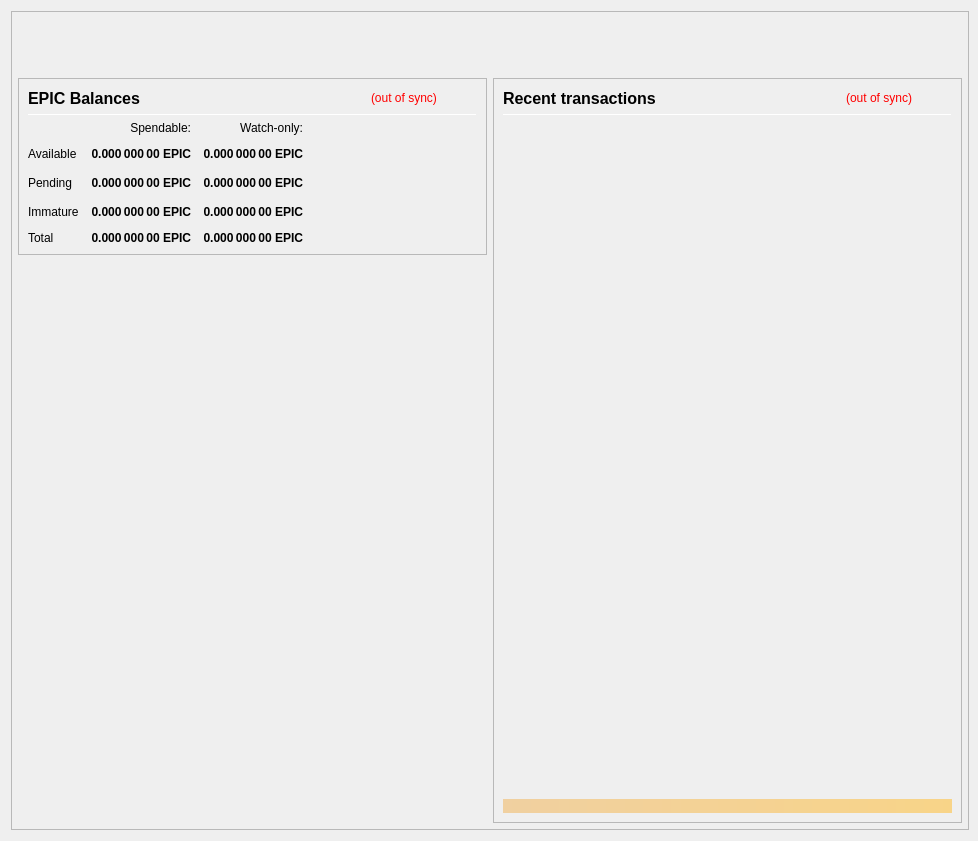
<?xml version="1.0" encoding="UTF-8"?>
<ui version="4.0">
 <class>OverviewPage</class>
 <widget class="QWidget" name="OverviewPage">
  <property name="geometry">
   <rect>
    <x>0</x>
    <y>0</y>
    <width>978</width>
    <height>841</height>
   </rect>
  </property>
  <property name="minimumSize">
   <size>
    <width>960</width>
    <height>682</height>
   </size>
  </property>
  <property name="font">
   <font>
    <weight>50</weight>
    <bold>false</bold>
   </font>
  </property>
  <property name="windowTitle">
   <string>Form</string>
  </property>
  <layout class="QVBoxLayout" name="topLayout" stretch="0">
   <property name="rightMargin">
    <number>9</number>
   </property>
   <item>
    <widget class="QFrame" name="frame_BG">
     <property name="minimumSize">
      <size>
       <width>850</width>
       <height>610</height>
      </size>
     </property>
     <property name="maximumSize">
      <size>
       <width>16777215</width>
       <height>16777215</height>
      </size>
     </property>
     <property name="frameShape">
      <enum>QFrame::StyledPanel</enum>
     </property>
     <property name="frameShadow">
      <enum>QFrame::Raised</enum>
     </property>
     <layout class="QVBoxLayout" name="verticalLayout_3" stretch="0">
      <property name="leftMargin">
       <number>0</number>
      </property>
      <property name="topMargin">
       <number>0</number>
      </property>
      <property name="rightMargin">
       <number>0</number>
      </property>
      <property name="bottomMargin">
       <number>6</number>
      </property>
      <item>
       <layout class="QVBoxLayout" name="verticalLayout_Master" stretch="0,1">
        <property name="leftMargin">
         <number>0</number>
        </property>
        <property name="topMargin">
         <number>0</number>
        </property>
        <property name="rightMargin">
         <number>0</number>
        </property>
        <property name="bottomMargin">
         <number>0</number>
        </property>
        <item>
         <widget class="QFrame" name="frame_Header">
          <layout class="QVBoxLayout" name="verticalLayout_Header" stretch="0">
           <property name="leftMargin">
            <number>0</number>
           </property>
           <property name="topMargin">
            <number>0</number>
           </property>
           <property name="rightMargin">
            <number>0</number>
           </property>
           <property name="bottomMargin">
            <number>0</number>
           </property>
           <item>
            <layout class="QHBoxLayout" name="horizontalLayout_Header" stretch="1,0">
             <property name="spacing">
              <number>6</number>
             </property>
             <item>
              <spacer name="horizontalSpacer_Header">
               <property name="orientation">
                <enum>Qt::Horizontal</enum>
               </property>
               <property name="sizeHint" stdset="0">
                <size>
                 <width>40</width>
                 <height>20</height>
                </size>
               </property>
              </spacer>
             </item>
             <item>
              <widget class="QLabel" name="labelOverviewHeaderRight">
               <property name="minimumSize">
                <size>
                 <width>464</width>
                 <height>60</height>
                </size>
               </property>
               <property name="maximumSize">
                <size>
                 <width>16777215</width>
                 <height>60</height>
                </size>
               </property>
               <property name="font">
                <font>
                 <pointsize>14</pointsize>
                </font>
               </property>
               <property name="text">
                <string/>
               </property>
               <property name="alignment">
                <set>Qt::AlignRight|Qt::AlignTrailing|Qt::AlignVCenter</set>
               </property>
              </widget>
             </item>
            </layout>
           </item>
          </layout>
         </widget>
        </item>
        <item>
         <widget class="QFrame" name="frame_Content">
          <layout class="QVBoxLayout" name="verticalLayout_Content">
           <property name="leftMargin">
            <number>6</number>
           </property>
           <property name="topMargin">
            <number>0</number>
           </property>
           <property name="rightMargin">
            <number>6</number>
           </property>
           <property name="bottomMargin">
            <number>0</number>
           </property>
           <item>
            <layout class="QHBoxLayout" name="horizontalLayout_Content" stretch="1,1">
             <property name="spacing">
              <number>6</number>
             </property>
             <item>
              <layout class="QVBoxLayout" name="verticalLayout_left" stretch="0,0">
               <item>
                <widget class="QFrame" name="frameBalances">
                 <property name="frameShape">
                  <enum>QFrame::StyledPanel</enum>
                 </property>
                 <property name="frameShadow">
                  <enum>QFrame::Raised</enum>
                 </property>
                 <layout class="QVBoxLayout" name="verticalLayout_4">
                  <item>
                   <layout class="QHBoxLayout" name="hlBalancesHeader" stretch="2,0,0">
                    <property name="spacing">
                     <number>6</number>
                    </property>
                    <item>
                     <widget class="QLabel" name="labelBalances">
                      <property name="minimumSize">
                       <size>
                        <width>0</width>
                        <height>0</height>
                       </size>
                      </property>
                      <property name="font">
                       <font>
                        <pointsize>12</pointsize>
                        <weight>75</weight>
                        <bold>true</bold>
                       </font>
                      </property>
                      <property name="text">
                       <string>EPIC Balances</string>
                      </property>
                     </widget>
                    </item>
                    <item>
                     <widget class="QLabel" name="labelWalletStatus">
                      <property name="cursor">
                       <cursorShape>WhatsThisCursor</cursorShape>
                      </property>
                      <property name="toolTip">
                       <string>The displayed information may be out of date. Your wallet automatically synchronizes with the Epic network after a connection is established, but this process has not completed yet.</string>
                      </property>
                      <property name="styleSheet">
                       <string notr="true">QLabel { color: red; }</string>
                      </property>
                      <property name="text">
                       <string notr="true">(out of sync)</string>
                      </property>
                      <property name="alignment">
                       <set>Qt::AlignLeading|Qt::AlignLeft|Qt::AlignVCenter</set>
                      </property>
                     </widget>
                    </item>
                    <item>
                     <spacer name="hsBalancesHeader">
                      <property name="orientation">
                       <enum>Qt::Horizontal</enum>
                      </property>
                      <property name="sizeHint" stdset="0">
                       <size>
                        <width>40</width>
                        <height>20</height>
                       </size>
                      </property>
                     </spacer>
                    </item>
                   </layout>
                  </item>
                  <item>
                   <widget class="Line" name="lineBalances">
                    <property name="minimumSize">
                     <size>
                      <width>0</width>
                      <height>1</height>
                     </size>
                    </property>
                    <property name="maximumSize">
                     <size>
                      <width>16777215</width>
                      <height>1</height>
                     </size>
                    </property>
                    <property name="orientation">
                     <enum>Qt::Horizontal</enum>
                    </property>
                   </widget>
                  </item>
                  <item>
                   <layout class="QGridLayout" name="gridLayout">
                    <property name="spacing">
                     <number>12</number>
                    </property>
                    <item row="2" column="2">
                     <widget class="QLabel" name="labelWatchPending">
                      <property name="font">
                       <font>
                        <weight>75</weight>
                        <bold>true</bold>
                       </font>
                      </property>
                      <property name="cursor">
                       <cursorShape>ArrowCursor</cursorShape>
                      </property>
                      <property name="toolTip">
                       <string>Unconfirmed transactions to watch-only addresses</string>
                      </property>
                      <property name="text">
                       <string notr="true">0.000 000 00 EPIC</string>
                      </property>
                      <property name="alignment">
                       <set>Qt::AlignRight|Qt::AlignTrailing|Qt::AlignVCenter</set>
                      </property>
                      <property name="textInteractionFlags">
                       <set>Qt::NoTextInteraction</set>
                      </property>
                     </widget>
                    </item>
                    <item row="2" column="1">
                     <widget class="QLabel" name="labelUnconfirmed">
                      <property name="font">
                       <font>
                        <weight>75</weight>
                        <bold>true</bold>
                       </font>
                      </property>
                      <property name="cursor">
                       <cursorShape>ArrowCursor</cursorShape>
                      </property>
                      <property name="toolTip">
                       <string>Total of transactions that have yet to be confirmed, and do not yet count toward the spendable balance</string>
                      </property>
                      <property name="text">
                       <string notr="true">0.000 000 00 EPIC</string>
                      </property>
                      <property name="alignment">
                       <set>Qt::AlignRight|Qt::AlignTrailing|Qt::AlignVCenter</set>
                      </property>
                      <property name="textInteractionFlags">
                       <set>Qt::NoTextInteraction</set>
                      </property>
                     </widget>
                    </item>
                    <item row="3" column="2">
                     <widget class="QLabel" name="labelWatchImmature">
                      <property name="font">
                       <font>
                        <weight>75</weight>
                        <bold>true</bold>
                       </font>
                      </property>
                      <property name="cursor">
                       <cursorShape>ArrowCursor</cursorShape>
                      </property>
                      <property name="toolTip">
                       <string>Staked or masternode rewards in watch-only addresses that has not yet matured</string>
                      </property>
                      <property name="text">
                       <string notr="true">0.000 000 00 EPIC</string>
                      </property>
                      <property name="alignment">
                       <set>Qt::AlignRight|Qt::AlignTrailing|Qt::AlignVCenter</set>
                      </property>
                      <property name="textInteractionFlags">
                       <set>Qt::NoTextInteraction</set>
                      </property>
                     </widget>
                    </item>
                    <item row="4" column="0">
                     <widget class="QLabel" name="labelTotalText">
                      <property name="text">
                       <string>Total</string>
                      </property>
                      <property name="textInteractionFlags">
                       <set>Qt::NoTextInteraction</set>
                      </property>
                     </widget>
                    </item>
                    <item row="3" column="1">
                     <widget class="QLabel" name="labelImmature">
                      <property name="font">
                       <font>
                        <weight>75</weight>
                        <bold>true</bold>
                       </font>
                      </property>
                      <property name="cursor">
                       <cursorShape>ArrowCursor</cursorShape>
                      </property>
                      <property name="toolTip">
                       <string>Staked or masternode rewards that has not yet matured</string>
                      </property>
                      <property name="text">
                       <string notr="true">0.000 000 00 EPIC</string>
                      </property>
                      <property name="alignment">
                       <set>Qt::AlignRight|Qt::AlignTrailing|Qt::AlignVCenter</set>
                      </property>
                      <property name="textInteractionFlags">
                       <set>Qt::NoTextInteraction</set>
                      </property>
                     </widget>
                    </item>
                    <item row="2" column="3">
                     <spacer name="hsBalances">
                      <property name="orientation">
                       <enum>Qt::Horizontal</enum>
                      </property>
                      <property name="sizeHint" stdset="0">
                       <size>
                        <width>40</width>
                        <height>20</height>
                       </size>
                      </property>
                     </spacer>
                    </item>
                    <item row="3" column="0">
                     <widget class="QLabel" name="labelImmatureText">
                      <property name="text">
                       <string>Immature</string>
                      </property>
                      <property name="textInteractionFlags">
                       <set>Qt::NoTextInteraction</set>
                      </property>
                     </widget>
                    </item>
                    <item row="4" column="1">
                     <widget class="QLabel" name="labelTotal">
                      <property name="font">
                       <font>
                        <weight>75</weight>
                        <bold>true</bold>
                       </font>
                      </property>
                      <property name="cursor">
                       <cursorShape>ArrowCursor</cursorShape>
                      </property>
                      <property name="toolTip">
                       <string>Your current total balance</string>
                      </property>
                      <property name="text">
                       <string notr="true">0.000 000 00 EPIC</string>
                      </property>
                      <property name="alignment">
                       <set>Qt::AlignRight|Qt::AlignTrailing|Qt::AlignVCenter</set>
                      </property>
                      <property name="textInteractionFlags">
                       <set>Qt::NoTextInteraction</set>
                      </property>
                     </widget>
                    </item>
                    <item row="4" column="2">
                     <widget class="QLabel" name="labelWatchTotal">
                      <property name="font">
                       <font>
                        <weight>75</weight>
                        <bold>true</bold>
                       </font>
                      </property>
                      <property name="cursor">
                       <cursorShape>ArrowCursor</cursorShape>
                      </property>
                      <property name="toolTip">
                       <string>Current total balance in watch-only addresses</string>
                      </property>
                      <property name="text">
                       <string notr="true">0.000 000 00 EPIC</string>
                      </property>
                      <property name="alignment">
                       <set>Qt::AlignRight|Qt::AlignTrailing|Qt::AlignVCenter</set>
                      </property>
                      <property name="textInteractionFlags">
                       <set>Qt::NoTextInteraction</set>
                      </property>
                     </widget>
                    </item>
                    <item row="0" column="2">
                     <widget class="QLabel" name="labelWatchonly">
                      <property name="text">
                       <string>Watch-only:</string>
                      </property>
                      <property name="alignment">
                       <set>Qt::AlignRight|Qt::AlignTrailing|Qt::AlignVCenter</set>
                      </property>
                     </widget>
                    </item>
                    <item row="1" column="0">
                     <widget class="QLabel" name="labelBalanceText">
                      <property name="text">
                       <string>Available</string>
                      </property>
                      <property name="textInteractionFlags">
                       <set>Qt::NoTextInteraction</set>
                      </property>
                     </widget>
                    </item>
                    <item row="1" column="1">
                     <widget class="QLabel" name="labelBalance">
                      <property name="font">
                       <font>
                        <weight>75</weight>
                        <bold>true</bold>
                       </font>
                      </property>
                      <property name="cursor">
                       <cursorShape>ArrowCursor</cursorShape>
                      </property>
                      <property name="toolTip">
                       <string>Your current spendable balance</string>
                      </property>
                      <property name="text">
                       <string notr="true">0.000 000 00 EPIC</string>
                      </property>
                      <property name="alignment">
                       <set>Qt::AlignRight|Qt::AlignTrailing|Qt::AlignVCenter</set>
                      </property>
                      <property name="textInteractionFlags">
                       <set>Qt::NoTextInteraction</set>
                      </property>
                     </widget>
                    </item>
                    <item row="1" column="2">
                     <widget class="QLabel" name="labelWatchAvailable">
                      <property name="font">
                       <font>
                        <weight>75</weight>
                        <bold>true</bold>
                       </font>
                      </property>
                      <property name="cursor">
                       <cursorShape>ArrowCursor</cursorShape>
                      </property>
                      <property name="toolTip">
                       <string>Your current balance in watch-only addresses</string>
                      </property>
                      <property name="text">
                       <string notr="true">0.000 000 00 EPIC</string>
                      </property>
                      <property name="alignment">
                       <set>Qt::AlignRight|Qt::AlignTrailing|Qt::AlignVCenter</set>
                      </property>
                      <property name="textInteractionFlags">
                       <set>Qt::NoTextInteraction</set>
                      </property>
                     </widget>
                    </item>
                    <item row="2" column="0">
                     <widget class="QLabel" name="labelPendingText">
                      <property name="text">
                       <string>Pending</string>
                      </property>
                      <property name="textInteractionFlags">
                       <set>Qt::NoTextInteraction</set>
                      </property>
                     </widget>
                    </item>
                    <item row="0" column="1">
                     <widget class="QLabel" name="labelSpendable">
                      <property name="text">
                       <string>Spendable:</string>
                      </property>
                      <property name="alignment">
                       <set>Qt::AlignRight|Qt::AlignTrailing|Qt::AlignVCenter</set>
                      </property>
                     </widget>
                    </item>
                   </layout>
                  </item>
                 </layout>
                </widget>
               </item>
               <item>
                <spacer name="verticalSpacer">
                 <property name="orientation">
                  <enum>Qt::Vertical</enum>
                 </property>
                 <property name="sizeHint" stdset="0">
                  <size>
                   <width>20</width>
                   <height>40</height>
                  </size>
                 </property>
                </spacer>
               </item>
              </layout>
             </item>
             <item>
              <layout class="QVBoxLayout" name="verticalLayout_right" stretch="1">
               <item>
                <widget class="QFrame" name="frame_RecentTransactions">
                 <property name="minimumSize">
                  <size>
                   <width>0</width>
                   <height>0</height>
                  </size>
                 </property>
                 <property name="frameShape">
                  <enum>QFrame::StyledPanel</enum>
                 </property>
                 <property name="frameShadow">
                  <enum>QFrame::Raised</enum>
                 </property>
                 <layout class="QVBoxLayout" name="verticalLayout_1" stretch="0,0,0,0,0">
                  <item>
                   <layout class="QHBoxLayout" name="horizontalLayout_2" stretch="2,0,0">
                    <property name="spacing">
                     <number>3</number>
                    </property>
                    <item>
                     <widget class="QLabel" name="label_4">
                      <property name="minimumSize">
                       <size>
                        <width>0</width>
                        <height>20</height>
                       </size>
                      </property>
                      <property name="font">
                       <font>
                        <pointsize>12</pointsize>
                        <weight>75</weight>
                        <bold>true</bold>
                       </font>
                      </property>
                      <property name="text">
                       <string>Recent transactions</string>
                      </property>
                     </widget>
                    </item>
                    <item>
                     <widget class="QLabel" name="labelTransactionsStatus">
                      <property name="cursor">
                       <cursorShape>WhatsThisCursor</cursorShape>
                      </property>
                      <property name="toolTip">
                       <string>The displayed information may be out of date. Your wallet automatically synchronizes with the Epic network after a connection is established, but this process has not completed yet.</string>
                      </property>
                      <property name="styleSheet">
                       <string notr="true">QLabel { color: red; }</string>
                      </property>
                      <property name="text">
                       <string notr="true">(out of sync)</string>
                      </property>
                      <property name="alignment">
                       <set>Qt::AlignRight|Qt::AlignTrailing|Qt::AlignVCenter</set>
                      </property>
                     </widget>
                    </item>
                    <item>
                     <spacer name="horizontalSpacer">
                      <property name="orientation">
                       <enum>Qt::Horizontal</enum>
                      </property>
                      <property name="sizeHint" stdset="0">
                       <size>
                        <width>40</width>
                        <height>20</height>
                       </size>
                      </property>
                     </spacer>
                    </item>
                   </layout>
                  </item>
                  <item>
                   <widget class="Line" name="line">
                    <property name="minimumSize">
                     <size>
                      <width>0</width>
                      <height>1</height>
                     </size>
                    </property>
                    <property name="maximumSize">
                     <size>
                      <width>16777215</width>
                      <height>1</height>
                     </size>
                    </property>
                    <property name="orientation">
                     <enum>Qt::Horizontal</enum>
                    </property>
                   </widget>
                  </item>
                  <item>
                   <widget class="QListView" name="listTransactions">
                    <property name="minimumSize">
                     <size>
                      <width>0</width>
                      <height>0</height>
                     </size>
                    </property>
                    <property name="styleSheet">
                     <string notr="true">QListView { background: transparent; }</string>
                    </property>
                    <property name="frameShape">
                     <enum>QFrame::NoFrame</enum>
                    </property>
                    <property name="verticalScrollBarPolicy">
                     <enum>Qt::ScrollBarAlwaysOff</enum>
                    </property>
                    <property name="horizontalScrollBarPolicy">
                     <enum>Qt::ScrollBarAlwaysOff</enum>
                    </property>
                    <property name="selectionMode">
                     <enum>QAbstractItemView::NoSelection</enum>
                    </property>
                   </widget>
                  </item>
                  <item>
                   <spacer name="verticalSpacer_2">
                    <property name="orientation">
                     <enum>Qt::Vertical</enum>
                    </property>
                    <property name="sizeType">
                     <enum>QSizePolicy::Expanding</enum>
                    </property>
                    <property name="sizeHint" stdset="0">
                     <size>
                      <width>20</width>
                      <height>40</height>
                     </size>
                    </property>
                   </spacer>
                  </item>
                  <item>
                   <widget class="QLabel" name="labelAlerts">
                    <property name="maximumSize">
                     <size>
                      <width>16777215</width>
                      <height>16777215</height>
                     </size>
                    </property>
                    <property name="styleSheet">
                     <string notr="true">background-color: qlineargradient(x1: 0, y1: 0, x2: 1, y2: 0, stop:0 #F0D0A0, stop:1 #F8D488); color:#000000;</string>
                    </property>
                    <property name="text">
                     <string/>
                    </property>
                    <property name="wordWrap">
                     <bool>true</bool>
                    </property>
                    <property name="margin">
                     <number>3</number>
                    </property>
                   </widget>
                  </item>
                 </layout>
                </widget>
               </item>
              </layout>
             </item>
            </layout>
           </item>
          </layout>
         </widget>
        </item>
       </layout>
      </item>
     </layout>
    </widget>
   </item>
  </layout>
 </widget>
 <resources/>
 <connections/>
</ui>
